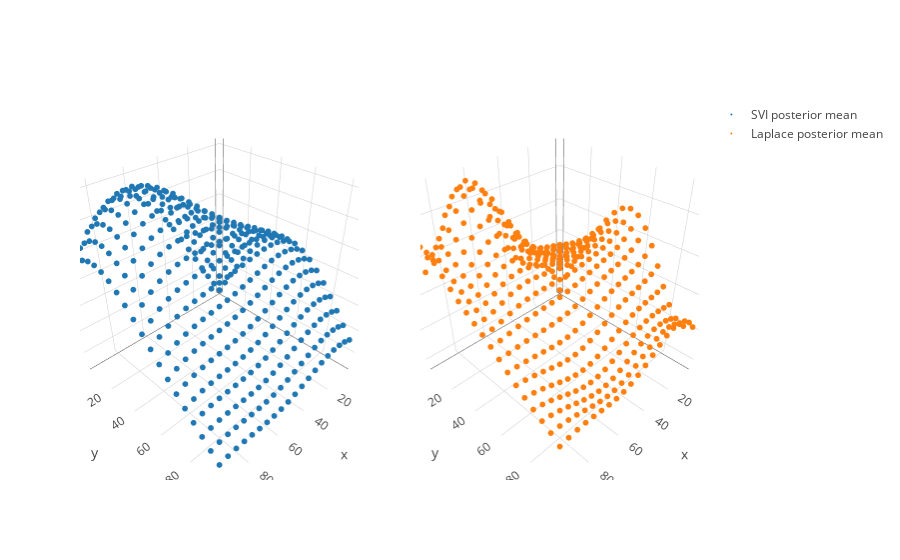

Notebook source saved alongside this figure:
### Markdown cell above
Here, we make predictions and plot the inferred functions.

### Code cell
pred_svi = inf_svi.predict()
pred_lp = inf_lp.f_pred

trace_svi = go.Scatter3d(x = X[:,0], y = X[:,1], z=pred_svi, mode = 'markers', marker=dict(size = 2,), name = 'SVI posterior mean')
trace_lp = go.Scatter3d(x = X[:,0], y = X[:,1], z=pred_lp, mode = 'markers', marker=dict(size = 2,), name = 'Laplace posterior mean')
fig = tools.make_subplots(rows=1, cols=2, specs=[[{'is_3d': True}, {'is_3d': True}]])
fig.append_trace(trace_svi, 1, 1)
fig.append_trace(trace_lp, 1, 2)
iplot(fig)

### Figure 1 — Plotly figure (JSON) as saved in the notebook; plotly's stock layout.template omitted (floating-point values rounded to 4 significant figures; data arrays with more than 128 entries replaced by an {"elided": "..."} marker saying what was removed)
{"data": [{"marker": {"size": 2}, "mode": "markers", "name": "SVI posterior mean", "scene": "scene1", "type": "scatter3d", "x": {"elided": "400 int values"}, "y": {"elided": "400 int values"}, "z": {"elided": "400 float values"}}, {"marker": {"size": 2}, "mode": "markers", "name": "Laplace posterior mean", "scene": "scene2", "type": "scatter3d", "x": {"elided": "400 int values"}, "y": {"elided": "400 int values"}, "z": {"elided": "400 float values"}}], "layout": {"scene1": {"domain": {"x": [0, 0.45], "y": [0, 1]}}, "scene2": {"domain": {"x": [0.55, 1], "y": [0, 1]}}}}
